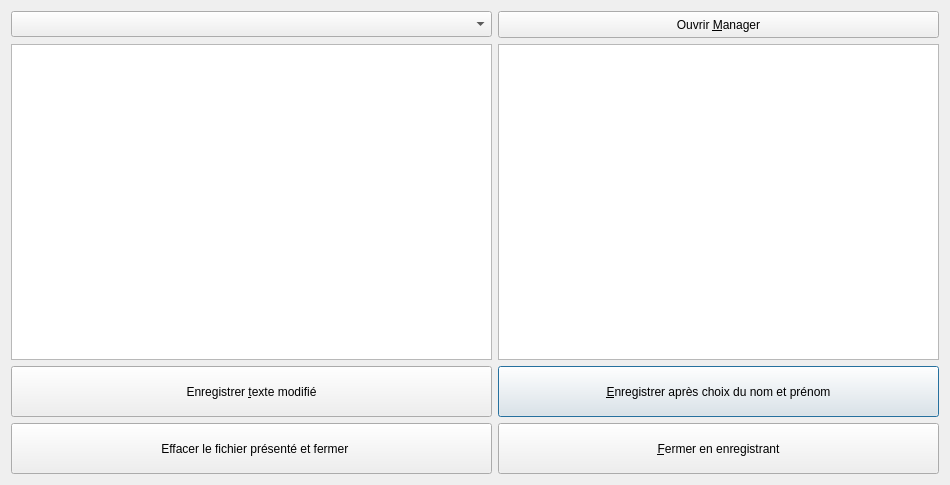
<?xml version="1.0" encoding="UTF-8"?>
<ui version="4.0">
 <class>TextDialog</class>
 <widget class="QWidget" name="TextDialog">
  <property name="geometry">
   <rect>
    <x>0</x>
    <y>0</y>
    <width>948</width>
    <height>485</height>
   </rect>
  </property>
  <property name="windowTitle">
   <string>Modifier le texte et choisir le dossier de destination.</string>
  </property>
  <layout class="QGridLayout" name="gridLayout_2">
   <item row="0" column="0">
    <layout class="QGridLayout" name="gridLayout">
     <item row="0" column="0">
      <widget class="QComboBox" name="comboBox_3">
       <property name="minimumSize">
        <size>
         <width>481</width>
         <height>26</height>
        </size>
       </property>
      </widget>
     </item>
     <item row="0" column="1">
      <widget class="QPushButton" name="pushButton_3">
       <property name="minimumSize">
        <size>
         <width>431</width>
         <height>27</height>
        </size>
       </property>
       <property name="text">
        <string>Ouvrir &amp;Manager</string>
       </property>
      </widget>
     </item>
     <item row="1" column="0">
      <widget class="QTextEdit" name="textEdit">
       <property name="minimumSize">
        <size>
         <width>481</width>
         <height>211</height>
        </size>
       </property>
      </widget>
     </item>
     <item row="1" column="1">
      <widget class="QTableWidget" name="tableWidget">
       <property name="minimumSize">
        <size>
         <width>432</width>
         <height>221</height>
        </size>
       </property>
      </widget>
     </item>
     <item row="2" column="0">
      <widget class="QPushButton" name="pushButton_4">
       <property name="minimumSize">
        <size>
         <width>441</width>
         <height>51</height>
        </size>
       </property>
       <property name="text">
        <string>Enregistrer &amp;texte modifié</string>
       </property>
      </widget>
     </item>
     <item row="2" column="1">
      <widget class="QPushButton" name="pushButton">
       <property name="minimumSize">
        <size>
         <width>441</width>
         <height>51</height>
        </size>
       </property>
       <property name="text">
        <string>&amp;Enregistrer après choix du nom et prénom</string>
       </property>
       <property name="default">
        <bool>true</bool>
       </property>
      </widget>
     </item>
     <item row="3" column="0">
      <widget class="QPushButton" name="pushButton_5">
       <property name="minimumSize">
        <size>
         <width>441</width>
         <height>51</height>
        </size>
       </property>
       <property name="text">
        <string>  Effacer le fichier présenté et fermer</string>
       </property>
      </widget>
     </item>
     <item row="3" column="1">
      <widget class="QPushButton" name="pushButton_2">
       <property name="minimumSize">
        <size>
         <width>441</width>
         <height>51</height>
        </size>
       </property>
       <property name="text">
        <string>&amp;Fermer en enregistrant</string>
       </property>
      </widget>
     </item>
    </layout>
   </item>
  </layout>
 </widget>
 <resources/>
 <connections/>
</ui>
